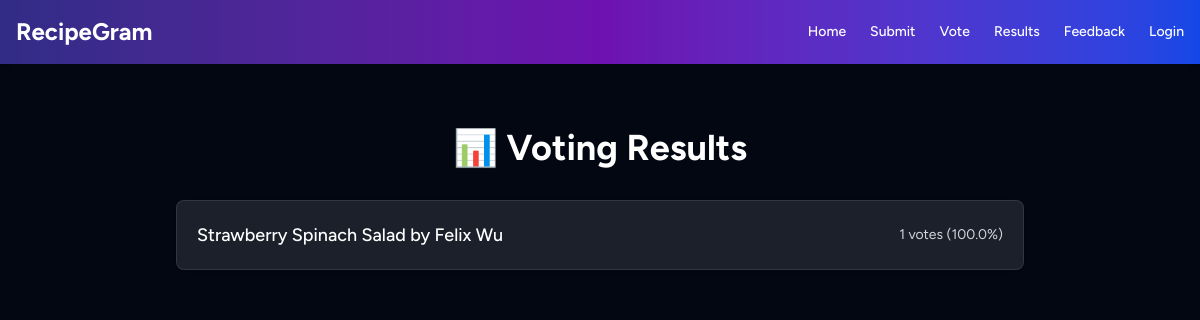
The app's page /results, older data.
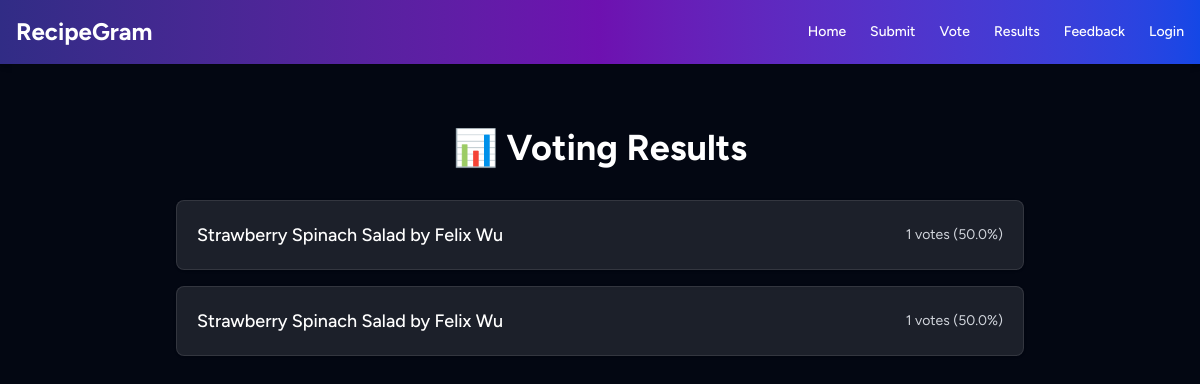
The same page, newer data.
### tables this page shows
CREATE TABLE recipes (
                id INTEGER PRIMARY KEY AUTOINCREMENT,
                title TEXT,
                ingredients TEXT,
                instructions TEXT,
                votes INTEGER DEFAULT 0
            , image TEXT, submitted_by TEXT);

### app.py (the view)
@app.route('/results')
def results():
    with sqlite3.connect(DB_NAME) as conn:
        conn.row_factory = sqlite3.Row
        c = conn.cursor()
        c.execute('SELECT title, votes FROM recipes')
        data = c.fetchall()
    total_votes = sum([row['votes'] for row in data]) or 1
    proportions = sorted([
        {
            'title': row['title'],
            'votes': row['votes'],
            'percent': round((row['votes'] / total_votes) * 100, 1)
        }
        for row in data
    ], key=lambda x: x['votes'], reverse=True)
    return render_template('results.html', proportions=proportions)

### templates/results.html (shortened to what this page needs)
<!DOCTYPE html>
<html lang="en">
<head>
  <script src="https://cdn.jsdelivr.net/npm/@tailwindcss/browser@4"></script>
</head>
<body class="bg-gray-950 text-white">
  {% include 'navbar.html' %}
  <section class="max-w-4xl mx-auto px-6 py-16">
    <h2 class="text-4xl font-bold text-center mb-8">📊 Voting Results</h2>
    {% if proportions and proportions|length > 0 %}
  <ul class="space-y-4">
    {% for item in proportions %}
    <li class="bg-white/10 border border-white/10 rounded-lg p-5 flex justify-between items-center shadow hover:shadow-lg transition">
      <span class="text-lg font-medium">{{ item.title }}</span>
      <span class="text-sm text-gray-300">{{ item.votes }} votes ({{ item.percent }}%)</span>
    </li>
    {% endfor %}
  </ul>
{% else %}
  <p class="text-center text-gray-400">No votes have been recorded yet.</p>
{% endif %}
  </section>
</body>
</html>

Row changes from the older to the newer data that the page shows:
computed for recipes (number 1 of 2 on the later page): percent "100.0" → "50.0"
added recipes: title "Strawberry Spinach Salad by Felix Wu", votes "1", percent "50.0"
